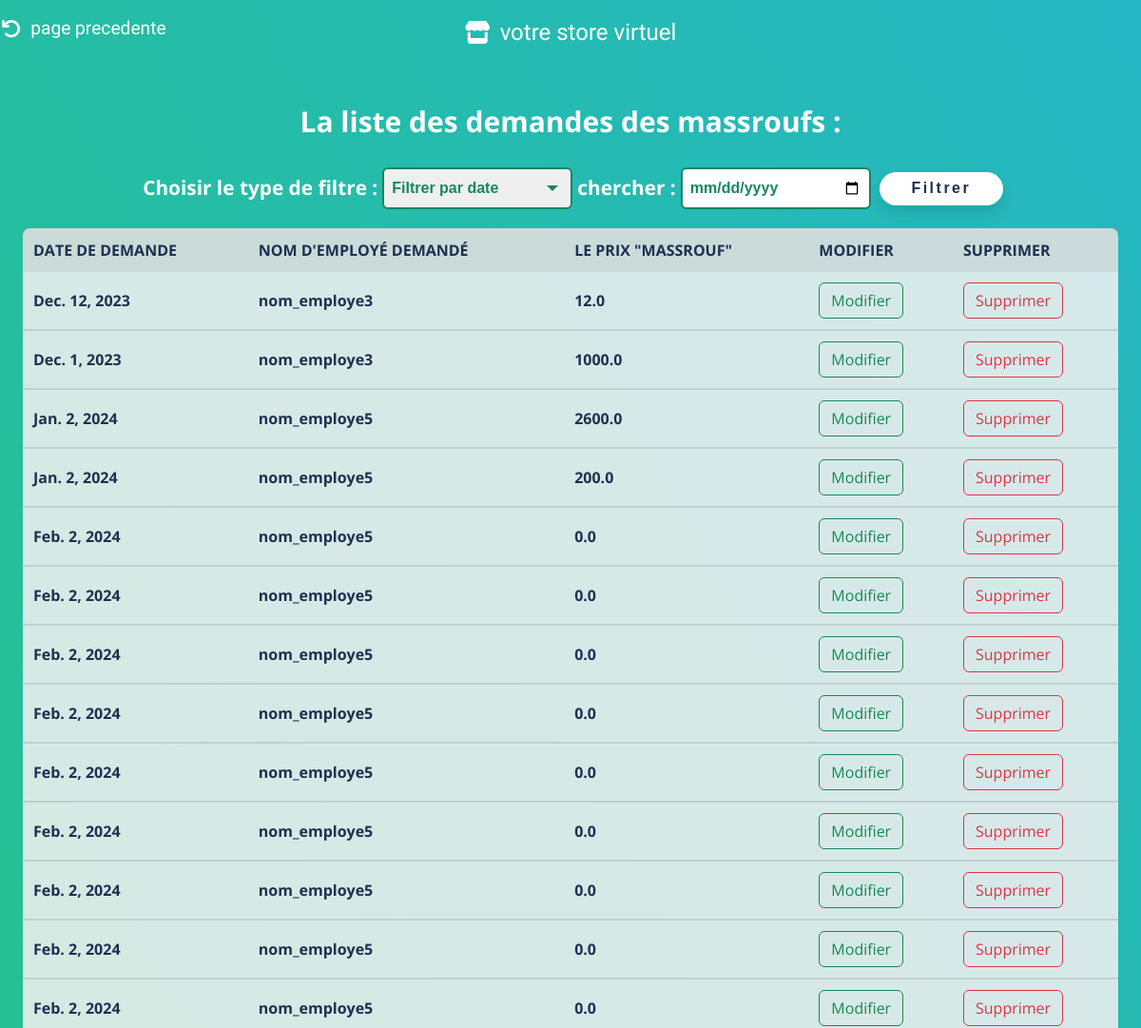
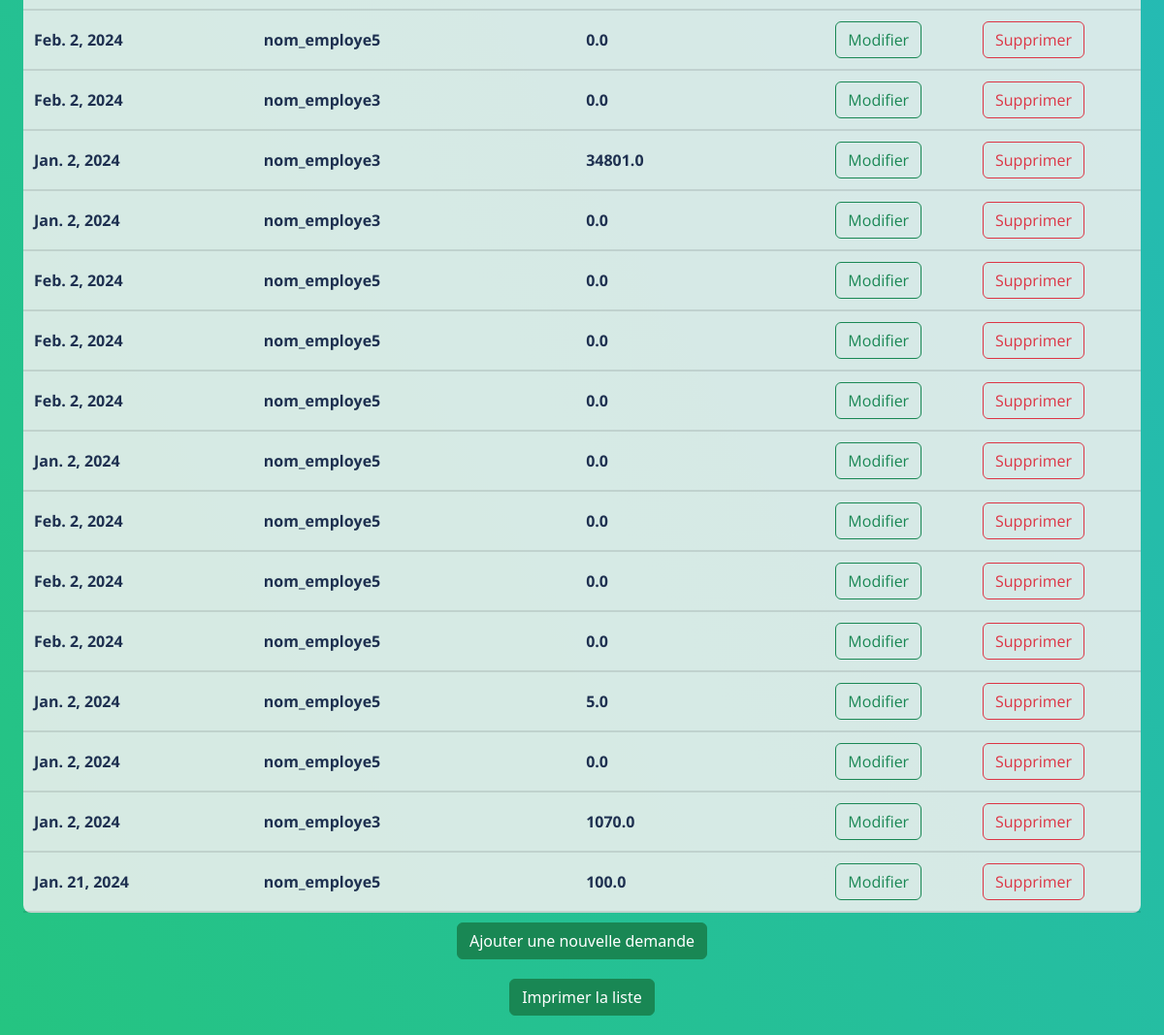
Screenshot of /2/gerer_employeRes/liste_demandeMassrouf with the database file from the repository (2 pictures, top to bottom).
### magasinier/models.py (models this page shows, shortened)
class Demande_massrouf(models.Model):
    Date_dem = models.DateField(default=datetime.now)
    employe = models.ForeignKey(Employe, on_delete=models.CASCADE)
    responsable = models.ForeignKey(Responsable, on_delete=models.CASCADE)
    massrouf = models.FloatField(max_length=10, default=0)

class Employe(models.Model):
    nomE = models.CharField(max_length=50)
    prenomE = models.CharField(max_length=50)
    adrE = models.CharField(max_length=50)
    telephone = models.BigIntegerField()
    Salarie_jour = models.FloatField(default=0)  # 'max_length' isn't needed for FloatField
    centre = models.ForeignKey(Centre, on_delete=models.CASCADE)

### magasinier/views.py (the view)
# urls.py: path('<int:selected_center>/gerer_employeRes/liste_demandeMassrouf',views.afficher_liste_demMassrouf,name='liste_demandeMassrouf'),
def afficher_liste_demMassrouf(request,selected_center):
    filter_type = request.GET.get('filter_type')
    cherch = request.GET.get('chercher')
    demande_massrouf = Demande_massrouf.objects.filter(responsable_id = selected_center)
    if filter_type == 'date' and cherch:
        demande_massrouf = demande_massrouf.filter(Date_dem=cherch)
    if filter_type == 'employe' and cherch:
        demande_massrouf = demande_massrouf.filter(employe__nomE__startswith=cherch)
    return render(request, "liste_demandeMassrouf.html", {"demande": demande_massrouf,"selected_center":selected_center})

### magasinier/templates/liste_demandeMassrouf.html (shortened to what this page needs)
<!DOCTYPE html>
<html lang="en">
    {% load static %}
<head>
    <link rel="stylesheet" type="text/css" href="{% static 'css/bootstrap.min.css' %}">
    <link rel="stylesheet" href="{% static 'css/styleModal.css' %}">
 <link href="{% static 'fontawesomefree/css/all.min.css' %}" rel="stylesheet" type="text/css">
 <link
   rel="stylesheet"
   href="{% static 'css/list2.css' %}"
   type="text/css"
 />
</head>
<body>
<a href="{% url 'gerer_employeRes' selected_center %}" style="all: unset"><div class="logo"  onmouseover="document.querySelector('.fa-arrow-rotate-left').style.color='rgba(255, 255, 255, 0.39)';
 this.style.color='rgba(255, 255, 255, 0.39)';"onmouseout="document.querySelector('.fa-arrow-rotate-left').style.color='rgb(255, 255, 255)';
 this.style.color='rgb(255, 255, 255)'; " style=" position: absolute;
     top: 0;
     left: 0;
     cursor: pointer;
     text-wrap: nowrap;
     display: flex;
     align-items: center;
     justify-content: center;
     padding: 6px;
     font-family: 'Bubblegum Sans', sans-serif;
     color: rgb(255, 255, 255);
     font-size: 1.2rem;
     background-color: transparent;
     border-radius: 30px;
     transition: 0.2s;
     font-weight: 100;
     margin-left: 28px;
     width: 10%;
     margin-top: 10px;"><i class="fa-solid fa-arrow-rotate-left" style="font-size: 1.3rem;color: white; margin-right: 10px;"></i>page precedente</div></a>
 <a href="{% url 'gestion_responsable' selected_center %}" style="all: unset"><div class="logo"  onmouseover="this.style.backgroundColor='rgba(255, 255, 255, 0.39)';"onmouseout="this.style.backgroundColor='transparent'; " style=" position: absolute;
     top: 0;
     left: 50%;
     transform: translateX(-50%);
     cursor: pointer;
     text-wrap: nowrap;
     display: flex;
     align-items: center;
     justify-content: center;
     padding: 6px;
     font-family: 'Bubblegum Sans', sans-serif;
     color: rgb(255, 255, 255);
     font-size: 1.5rem;
     background-color: transparent;
     border-radius: 30px;
     transition: 0.8s;
     font-weight: 100;
     width: 20%;
     margin-top: 10px;"><i class="fa-solid fa-store" style="font-size: 1.5rem;color: white; margin-right: 10px;"></i>votre store virtuel</div></a>
    <h4>La liste des demandes des massroufs :</h4>
    <form method="GET" action="{% url 'liste_demandeMassrouf' selected_center %}">
        <label for="filter_type">Choisir le type de filtre :</label>
        <div class="custom-select">
        <select id="filter_type" name="filter_type">
            <option value="date">Filtrer par date</option>
        </select>
    </div>
        <label for="chercher">chercher :</label>
        <input type="text" id="chercher" name="chercher">
        <button type="submit">Filtrer</button>
    </form>
    <table >
        <tr class="table-info">
            <th>Date de demande</th>
            <th>Nom d'employé demandé</th>
            <th>le prix "massrouf"</th>
            <th>Modifier</th>
            <th>Supprimer</th>
        </tr>
        {% for d in demande %}
         <tr>
         <td>{{d.Date_dem}}</td>
         <td> {{d.employe.nomE}} </td>
         <td> {{d.massrouf}} </td>
         <td><a href="{% url 'modifier_demande' selected_center d.id %}" class="btn btn-outline-success">Modifier</a></td>
         <td><a href="#" class="btn btn-outline-danger"  onclick="confirmDelete('{{selected_center}}','{{d.id}}')">Supprimer</a></td>
         </tr>
         {% endfor %}
        </table>
        <a href="{% url 'ajouter_demande' selected_center=selected_center %}" class="btn btn-success">Ajouter une nouvelle demande</a>
        <a href="#" type="button" onclick="printProducts()" class="btn btn-success" style="margin: 20px;">Imprimer la liste</a>
</body>
</html>

### magasinier/static/css/list2.css (style rules this page uses)
* { margin: 0; padding: 0; color: #fff; font-family: 'Open Sans', sans-serif; font-weight: bold; }
body { background: linear-gradient(60deg, #25c481, #25b7c4); display: flex; align-items: center; justify-content: center; flex-direction: column; }
h4 { margin: 30px;margin-top: 110px; font-size: 30px;font-weight: bold; }
form { display: flex; align-items: center; justify-content: center; font-family: Arial, sans-serif; }
.custom-select { position: relative; display: inline-block; font-family: Arial, sans-serif; }
.custom-select select { appearance: none; cursor: pointer; padding: 8px; font-size: 16px; border: 2px solid #168761; border-radius: 6px; color: #168761; transition: border-color 0.3s ease; width: 200px; }
option { color: #168761; }
form label { display: block; margin-left: 5px; margin-right: 5px; font-weight: bold; font-size: 1.3rem; color: #ffffff; }
form input[type="text"], form input[type="date"], form input[type="day"], form input[type="month"], form input[type="year"] { padding: 8px; font-size: 16px; border: 2px solid #168761; border-radius: 6px; color: #168761; transition: border-color 0.3s ease; width: 200px; }
form button[type="submit"] { margin-left: 9px; width: 130px; height: 35px; font-weight: bold; letter-spacing: 2.5px; color: rgb(30,48,80); background-color: #fff; border: none; border-radius: 25px; box-shadow: 0px 8px 15px rgba(0, 0, 0, 0.1); transition: all 0.3s ease 0s; cursor: pointer; outline: none; }
table { margin-bottom: 10px; width: 96%; background-color: rgba(240, 240, 240, 0.87); margin-top: 20px; border-collapse: collapse; border-radius: 8px; }
th, td { padding: 11px; text-align: left; font-weight: bold; font-size: 16px; color: rgb(30,48,80); }
th { background-color: rgba(159, 159, 159, 0.2); text-transform: uppercase; }
td { border-bottom: solid 2px rgba(5, 5, 5, 0.1); }

### rows the page displays
Demande_massrouf: Date_dem "Dec. 12, 2023", employe.nomE "nom_employe3", massrouf "12.0"
Demande_massrouf: Date_dem "Dec. 1, 2023", employe.nomE "nom_employe3", massrouf "1000.0"
Demande_massrouf: Date_dem "Jan. 2, 2024", employe.nomE "nom_employe5", massrouf "2600.0"
Demande_massrouf: Date_dem "Jan. 2, 2024", employe.nomE "nom_employe5", massrouf "200.0"
Demande_massrouf: Date_dem "Feb. 2, 2024", employe.nomE "nom_employe5", massrouf "0.0"
Demande_massrouf: Date_dem "Feb. 2, 2024", employe.nomE "nom_employe5", massrouf "0.0"
Demande_massrouf: Date_dem "Feb. 2, 2024", employe.nomE "nom_employe5", massrouf "0.0"
Demande_massrouf: Date_dem "Feb. 2, 2024", employe.nomE "nom_employe5", massrouf "0.0"
Demande_massrouf: Date_dem "Feb. 2, 2024", employe.nomE "nom_employe5", massrouf "0.0"
Demande_massrouf: Date_dem "Feb. 2, 2024", employe.nomE "nom_employe5", massrouf "0.0"
Demande_massrouf: Date_dem "Feb. 2, 2024", employe.nomE "nom_employe5", massrouf "0.0"
Demande_massrouf: Date_dem "Feb. 2, 2024", employe.nomE "nom_employe5", massrouf "0.0"
Demande_massrouf: Date_dem "Feb. 2, 2024", employe.nomE "nom_employe5", massrouf "0.0"
Demande_massrouf: Date_dem "Feb. 2, 2024", employe.nomE "nom_employe5", massrouf "0.0"
Demande_massrouf: Date_dem "Feb. 2, 2024", employe.nomE "nom_employe3", massrouf "0.0"
Demande_massrouf: Date_dem "Jan. 2, 2024", employe.nomE "nom_employe3", massrouf "34801.0"
Demande_massrouf: Date_dem "Jan. 2, 2024", employe.nomE "nom_employe3", massrouf "0.0"
Demande_massrouf: Date_dem "Feb. 2, 2024", employe.nomE "nom_employe5", massrouf "0.0"
Demande_massrouf: Date_dem "Feb. 2, 2024", employe.nomE "nom_employe5", massrouf "0.0"
Demande_massrouf: Date_dem "Feb. 2, 2024", employe.nomE "nom_employe5", massrouf "0.0"
Demande_massrouf: Date_dem "Jan. 2, 2024", employe.nomE "nom_employe5", massrouf "0.0"
Demande_massrouf: Date_dem "Feb. 2, 2024", employe.nomE "nom_employe5", massrouf "0.0"
Demande_massrouf: Date_dem "Feb. 2, 2024", employe.nomE "nom_employe5", massrouf "0.0"
Demande_massrouf: Date_dem "Feb. 2, 2024", employe.nomE "nom_employe5", massrouf "0.0"
Demande_massrouf: Date_dem "Jan. 2, 2024", employe.nomE "nom_employe5", massrouf "5.0"
Demande_massrouf: Date_dem "Jan. 2, 2024", employe.nomE "nom_employe5", massrouf "0.0"
Demande_massrouf: Date_dem "Jan. 2, 2024", employe.nomE "nom_employe3", massrouf "1070.0"
Demande_massrouf: Date_dem "Jan. 21, 2024", employe.nomE "nom_employe5", massrouf "100.0"
